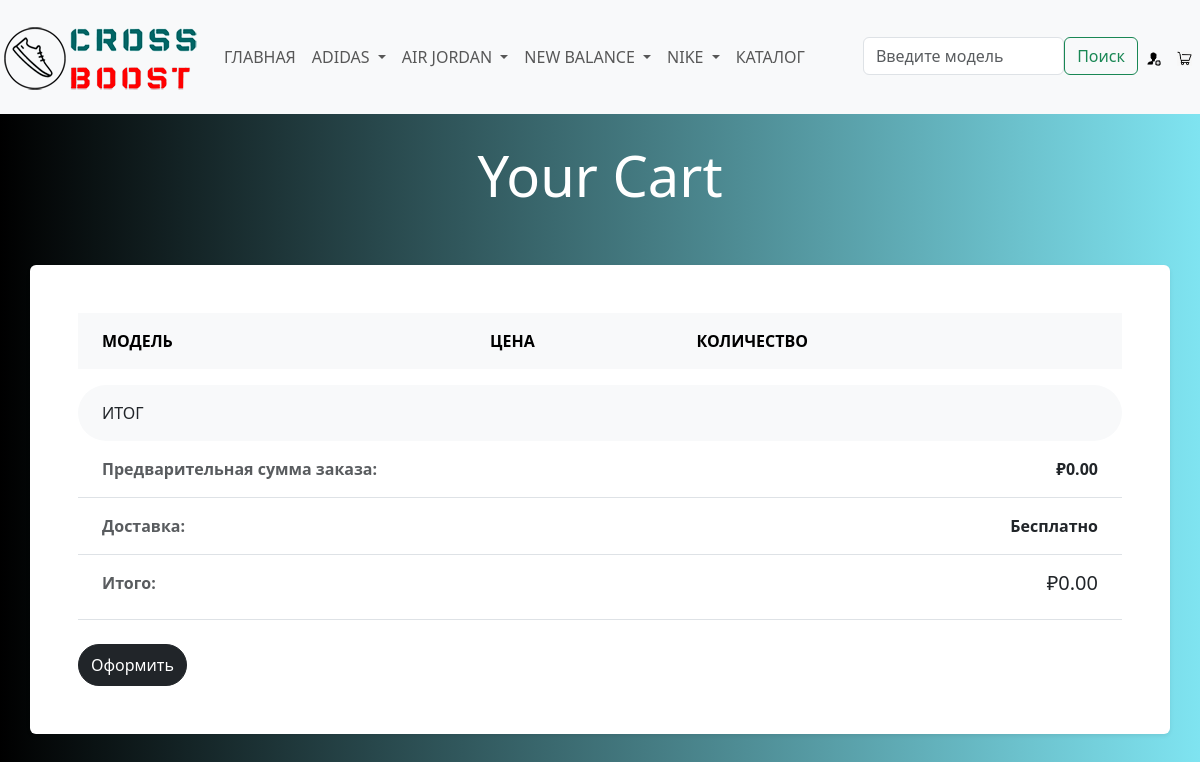
Page /cart/ on the committed database.
### main/models.py (models this page shows, shortened)
class ShoeBrand(MPTTModel):
    class Meta:
        db_table = 'brand'
        ordering = ('tree_id', 'level')
    name = models.CharField(max_length=20)
    parent = TreeForeignKey('self', on_delete=models.CASCADE, null=True, blank=True, related_name='children', editable=False)
    class MPTTMeta:
        order_insertion_by = ['name']

class Cart(models.Model):
    total = models.DecimalField(max_digits=8, decimal_places=2)
    created_at = models.DateTimeField(auto_now_add=True)
    updated_at = models.DateTimeField(auto_now=True)

### main/views.py (the view)
# urls.py: path('cart/', views.cart, name='cart'),
def cart(request):
    if 'cart_id' not in request.session:
        cart = Cart.objects.create(total=0)
        request.session['cart_id'] = cart.id
    cart = Cart.objects.get(id=request.session['cart_id'])
    cart_items = cart.cart_items.all()
    context = {
        'cart': Cart.objects.get(id=request.session['cart_id']),
        'cart_items': cart_items,
    }
    return render(request, 'cart.html', context)

### main/context_processors.py (called while the page is built)
def add_brandmodel_to_context(request):
    return {
        'brands': ShoeBrand.objects.all()
    }

### templates/cart.html (shortened to what this page needs)
{% extends 'base_head.html' %}
{% block head %}
{% load static %}
<link rel="stylesheet" href="{% static 'css/cart.css' %}">
    {{ block.super }}
{% endblock %}
{% block navbar %}
    {{ block.super }}
{% endblock %}
{% block content %}
<div class="px-4 px-lg-0">
    <div class="container text-white py-5 text-center">
        <h1 class="display-4">Your Cart</h1>
    </div>
    <div class="pb-5">
        <div class="container">
            <div class="row">
                <div class="col-lg-12 p-5 bg-white rounded shadow-sm mb-5">
                    <div class="table-responsive">
                        <table class="table">
                            <thead>
                                <tr>
                                    <th scope="col" class="border-0 bg-light">
                                        <div class="p-2 px-3 text-uppercase">Модель</div>
                                    </th>
                                    <th scope="col" class="border-0 bg-light">
                                        <div class="py-2 text-uppercase">Цена</div>
                                    </th>
                                    <th scope="col" class="border-0 bg-light">
                                        <div class="py-2 text-uppercase">Количество</div>
                                    </th>
                                </tr>
                            </thead>
                                {% for item in cart_items %}
                                {% load cart_tags %}
                                {% endfor %}
                        </table>
                        <div class="bg-light rounded-pill px-4 py-3 text-uppercase font-weight-bold">Итог </div>
                        <ul class="list-unstyled mb-4">
                            <li class="d-flex justify-content-between px-4 py-3 border-bottom">
                                <strong class="text-muted">Предварительная сумма заказа: </strong><strong>₽{{cart.total}}</strong>
                            </li>
                            <li class="d-flex justify-content-between px-4 py-3 border-bottom">
                                <strong class="text-muted">Доставка: </strong><strong>Бесплатно</strong>
                            </li>
                            <li class="d-flex justify-content-between px-4 py-3 border-bottom">
                                <strong class="text-muted">Итого: </strong>
                                <h5 class="font-weight-bold">₽{{cart.total}}</h5>
                            </li>
                        </ul>
                        <a href="/checkout" class="btn btn-dark rounded-pill py-2 btn-block">Оформить</a>
                    </div>
                </div>
            </div>
        </div>
    </div>
</div>
{% endblock %}

### templates/base_head.html (shortened to what this page needs)
<!DOCTYPE html>
<html lang="en">
    {% load static %}
    <head>
    {% block head %}
    <link href="https://cdn.jsdelivr.net/npm/bootstrap@5.3.2/dist/css/bootstrap.min.css" rel="stylesheet">
    <link rel="stylesheet" href="https://cdnjs.cloudflare.com/ajax/libs/font-awesome/5.15.1/css/all.min.css">
    <link href="https://use.fontawesome.com/releases/v5.8.1/css/all.css" rel="stylesheet">
    <link href="https://cdn.jsdelivr.net/npm/bootstrap-icons/font/bootstrap-icons.css" rel="stylesheet">
    {% endblock head %}
    </head>
    <body>
    {%block navbar %}
        <nav class="navbar fixed-top navbar-expand-lg navbar-light bg-light">
            <a class="navbar-brand" href="/"><img class="logo-img" src="{% static 'images/logo.png' %}" alt=""></a>
            <div class="collapse navbar-collapse justify-content-between" id="navbarSupportedContent">
                <ul class="navbar-nav mr-auto align-items-center">
                    <li class="nav-item">
                        <a href="/" class="nav-link" >ГЛАВНАЯ</a>
                    </li>
                    {% for brand in brands %}
                    <li class="nav-item dropdown">
                        <a class="nav-link dropdown-toggle" href="#" id="navbarDropdown" role="button" data-toggle="dropdown" aria-haspopup="true" aria-expanded="false">
                        {{ brand.name.upper }}
                        </a>
                    </li>
                    {% endfor %}
                    <li class="nav-item">
                        <a href="/browse" class="nav-link">КАТАЛОГ</a>
                    </li>
                </ul>
                <ul class="navbar-nav ml-auto justify-content-end align-content-start" style="padding-left: 50px;">
                    <form class="d-flex" role="search" action="{% url 'search_results' %}">
                        <li><input name="query" class="form-control me-2" type="search" placeholder="Введите модель" aria-label="Search"></li>
                        <li><button class="btn btn-outline-success" type="submit">Поиск</button></li>
                    </form>
                    <li class="nav-item">
                        <a class="nav-link text-danger" href="/admin"><img src="{% static 'images/admin.png' %}" height="15vh" alt="admin"></a>
                    </li>
                    <li class="nav-item">
                        <a class="nav-link" href="/cart"><img src="{% static 'images/cart.png' %}" height="15vh" alt="cart"></a>
                    </li>
                </ul>
            </div>
        </nav>
    {% endblock %}
        {% block content %}{% endblock %}
    </body>
</html>

### static/css/cart.css (style rules this page uses)
body { padding-top: 70px; background: #eecda3; background: -webkit-linear-gradient(to right, #d3b997, #ef629f); background: linear-gradient(to right, #000000, rgb(127, 228, 241)); min-height: 100vh; }

### rows in the picture
ShoeBrand: name "ADIDAS"
ShoeBrand: name "AIR JORDAN"
ShoeBrand: name "NEW BALANCE"
ShoeBrand: name "NIKE"
